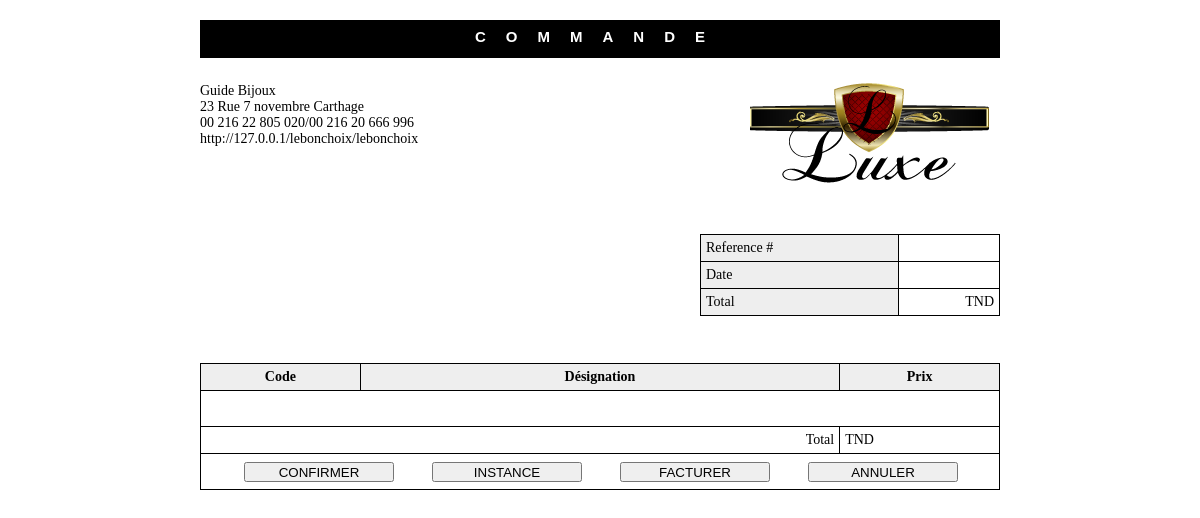
The app's page /root/g_commandes/cmd_fact.php, older data.
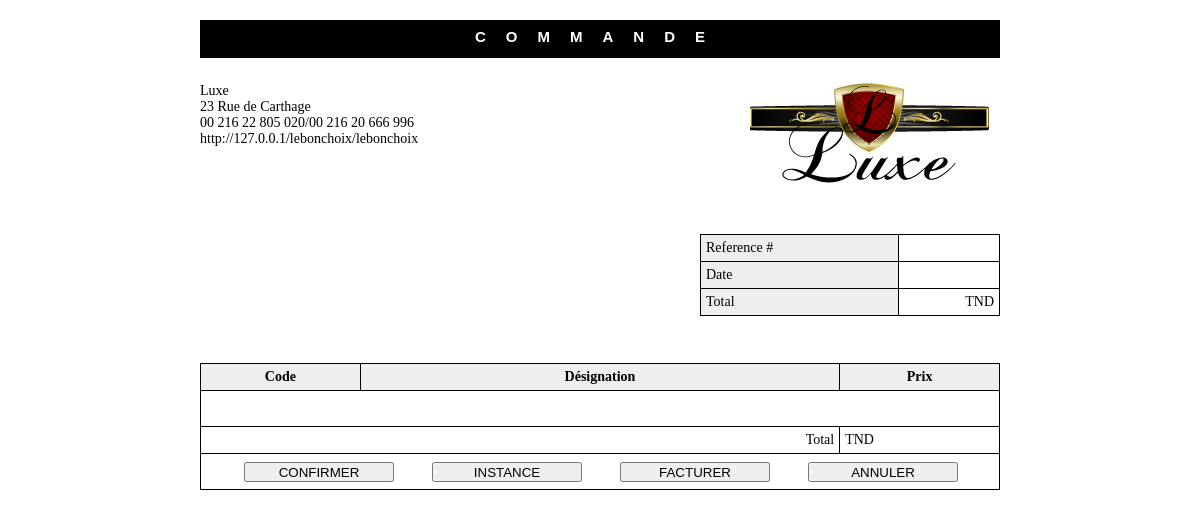
The same page, newer data.
### tables this page shows
CREATE TABLE IF NOT EXISTS `info` (
  `id` int(11) NOT NULL,
  `nom_du_site` varchar(30) NOT NULL,
  `page_facebook` varchar(250) NOT NULL,
  `page_tweeter` varchar(100) NOT NULL,
  `page_youtube` varchar(100) NOT NULL,
  `description` varchar(1000) NOT NULL,
  `adresse` varchar(100) NOT NULL,
  `tel` varchar(100) NOT NULL,
  `text_recherche` varchar(300) NOT NULL,
  `m_recherche` tinyint(1) NOT NULL,
  `m_newsletter` tinyint(1) NOT NULL,
  `m_facebook` tinyint(1) NOT NULL,
  `m_tweeter` tinyint(1) NOT NULL,
  `m_youtube` tinyint(1) NOT NULL,
  `x_gmaps` double NOT NULL,
  `y_gmaps` double NOT NULL
);

### include/function.php (called while the page is built, shortened)
<?php
include('config.php');
$connection = mysql_connect($serveur, $utilisateur, $mot_de_passe) or die(mysql_error());
function info_site()
{
	global $connection;
	$sql = mysql_query("SELECT * FROM info WHERE id='1';", $connection);
	$r = mysql_fetch_object($sql);
	return $r;
}
function info_cmd($id_cmd)
{
	global $connection;
	$info_cmd = false;
	$sql=mysql_query("SELECT * FROM commande WHERE id_cmd='$id_cmd';", $connection);
	if ($sql){$info_cmd=mysql_fetch_object($sql);}
	return $info_cmd;
}
?>

### include/config.php (called while the page is built, shortened)
<?php
$adress_du_site="http://127.0.0.1/lebonchoix/lebonchoix";
?>

### root/g_commandes/cmd_fact.php (the view, shortened to what this page needs)
<?php
include('../../include/function.php');
$id_cmd = $_GET['id_cmd'];
$cmd = info_cmd($id_cmd);
$etats = $cmd->etats;
$etats0 = 'FACTURE';
if ($etats!='facturer'){($etats0 = 'COMMANDE');}
$clt = recup_info_client($cmd->email_clt);
$site = info_site();
echo'
<!DOCTYPE html PUBLIC "-//W3C//DTD XHTML 1.0 Transitional//EN" "http://www.w3.org/TR/xhtml1/DTD/xhtml1-transitional.dtd">
<html xmlns="http://www.w3.org/1999/xhtml">
<head>
<title>'.$etats0.' N°'.$id_cmd.'</title>
</head>
<body>
    <div id="container">
        <div id="titre">'.$etats0.'</div>
        <div id="ste">
            <div id="adresse">
                '.$site->nom_du_site.'<br />
                '.$site->adresse.'<br />
                '.$site->tel.'<br />
                '.$adress_du_site.'<br />
            </div>
            <div id="logo"><img src="../../style/img/logo.png" /></div>
        </div>
        <div id="client">
        	<div id="detail_client">'.$clt->nom_clt.' '.$clt->prenom_clt.'<br />
				<a href=mailto:'.$cmd->email_clt.'?subject='.$etats0.$id_cmd.'>'.$cmd->email_clt.'</a>
			<br />'.$cmd->tel_contact_cmd.'</div>
            <table id="detail_facture">
                <tr>
                    <td class="meta-head">Reference #</td>
                    <td>'.$id_cmd.'</td>
                </tr>
                <tr>
                    <td class="meta-head">Date</td>
                    <td>'.$cmd->date_cmd.'</td>
                </tr>
                <tr>
                    <td class="meta-head">Total</td>
                    <td>'.$cmd->montant_cmd.' TND</td>
                </tr>
            </table>
        </div>
        <table id="items">
		  <tr>
		      <th width="20%">Code</th>
		      <th>Désignation</th>
		      <th width="20%">Prix</th>
		  </tr>';
echo'
		  <tr id="hiderow">
		  	<td colspan="3" height="25px;"></td>
		  </tr>
          <tr>
		      <td colspan="2" style="text-align:right">Total </td>
		      <td>'.$cmd->montant_cmd.' TND</td>
		  </tr>
		  <tr id="hiderow">
		  	<td colspan="3" height="25px;">
				<ul>
					<li><form action="" method="post"><input type="hidden" name="c" /><input type="submit" class="submit" value="CONFIRMER"/></form></li>
					<li><form action="" method="post"><input type="hidden" name="i" /><input type="submit" class="submit" value="INSTANCE"/></form></li>
					<li><form action="" method="post"><input type="hidden" name="f" /><input type="submit" class="submit" value="FACTURER"/></form></li>
					<li><form action="" method="post"><input type="hidden" name="a" /><input type="submit" class="submit" value="ANNULER"/></form></li>
				</ul>
			</td>
		  </tr>
        </table>
    </div>
	';
?>
</body>
</html>

Row changes from the older to the newer data that the page shows:
changed info: nom_du_site "Guide Bijoux" → "Luxe"; adresse "23 Rue 7 novembre Carthage" → "23 Rue de Carthage"
